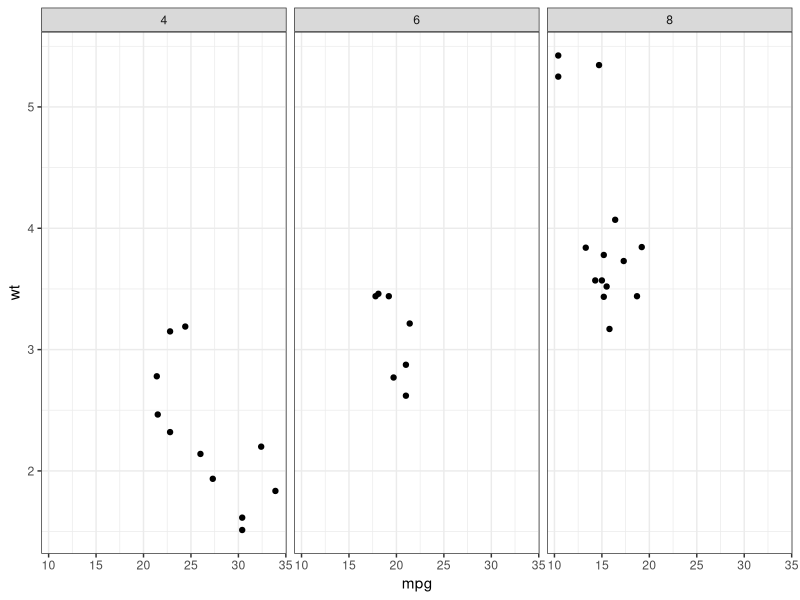
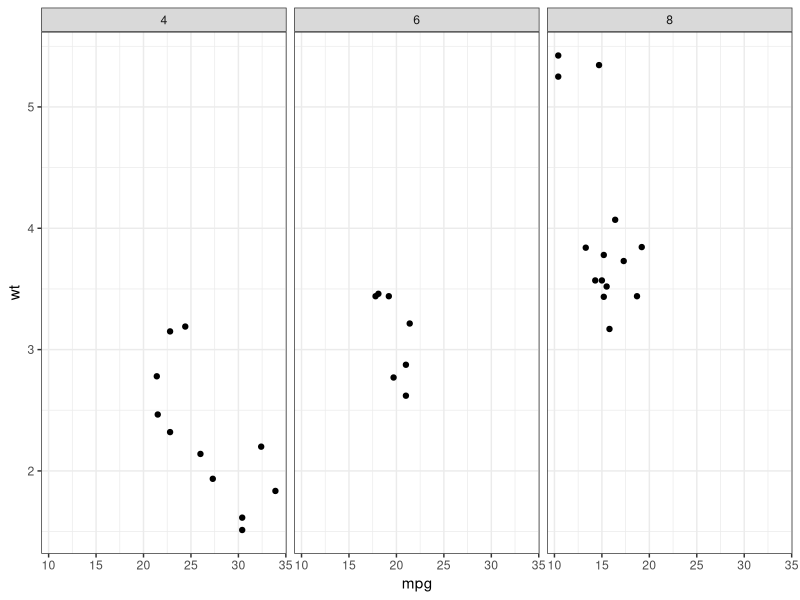

Recreate these plots in R, in order.
library(ggplot2)

qplot(mpg, wt, data = mtcars) + facet_wrap(~cyl) + theme_bw()
ggsave("mpg.new.eps", width=4, height=2, units='in')
